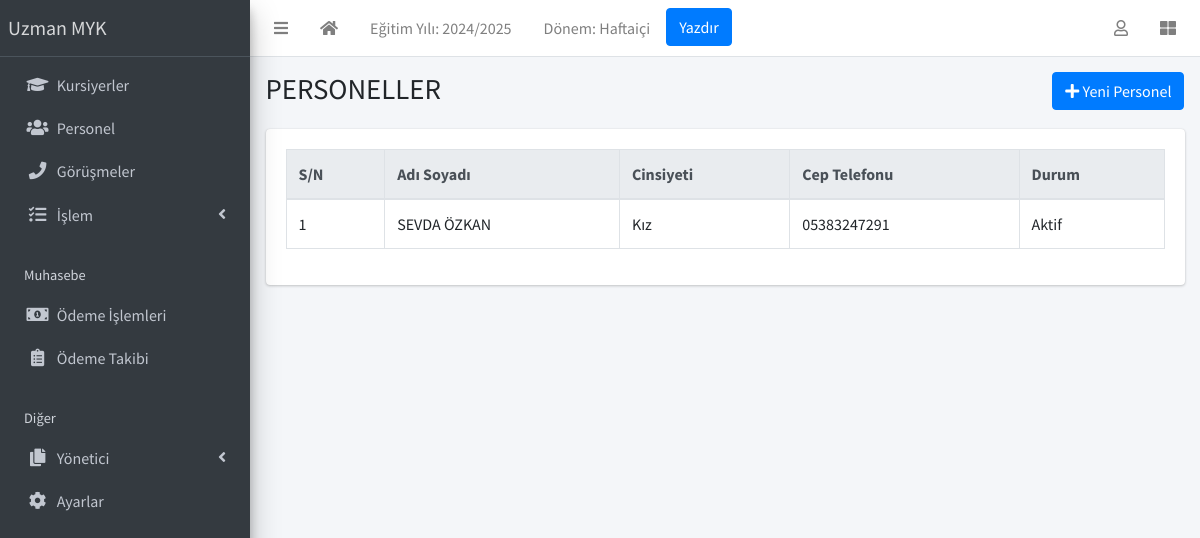
/staff/list/, run on the app's committed database.
### apps/corecode/models.py (models this page shows, shortened)
class AcademicSession(models.Model):
    name = models.CharField(max_length=200, unique=True, verbose_name = "Eğitim Yılı")
    current = models.BooleanField(default=True, verbose_name = "Aktif Eğitim Yılı")
    class Meta:
        ordering = ["-name"]

class AcademicTerm(models.Model):
    name = models.CharField(max_length=20, unique=True, verbose_name = "Dönem")
    current = models.BooleanField(default=True, verbose_name = "Aktif Dönem")
    class Meta:
        ordering = ["name"]

class SiteConfig(models.Model):
    key = models.SlugField()
    value = models.CharField(max_length=200)

### apps/staffs/models.py (models this page shows, shortened)
class Staff(models.Model):
    STATUS = [("active", "Aktif"), ("inactive", "Pasif")]
    GENDER = [("male", "Erkek"), ("female", "Kız")]
    current_status = models.CharField(max_length=10, choices=STATUS, default="active", verbose_name = "Durum")
    firstname = models.CharField(max_length=200, verbose_name = "Adı")
    surname = models.CharField(max_length=200, verbose_name = "Soyadı")
    gender = models.CharField(max_length=10, choices=GENDER, default="male", verbose_name = "Cinsiyeti")
    date_of_birth = models.DateField(default=timezone.now, verbose_name = "Doğum Tarihi")
    date_of_admission = models.DateField(default=timezone.now, verbose_name = "Göreve Başlama Taihi")
    mobile_num_regex = RegexValidator(
        regex="^[0-9]{10,15}$", message="Girilen cep telefonu numarası doğru formatta değil!"
    )
    mobile_number = models.CharField(
        validators=[mobile_num_regex], max_length=13, blank=True, verbose_name = "Cep Telefonu"
    )
    address = models.TextField(blank=True, verbose_name = "Adres")
    date_of_agreement = models.DateField(default=timezone.now, verbose_name = "Anlaşma Taihi")
    other_name = models.CharField(max_length=200, blank=True, verbose_name = "Anlaşılan Ücreti")
    others = models.TextField(blank=True, verbose_name = "Açıklama")

### apps/staffs/views.py (the view)
# urls.py: path("list/", StaffListView.as_view(), name="staff-list"),
class StaffListView(ListView):
    model = Staff

### apps/corecode/context_processors.py (called while the page is built)
def site_defaults(request):
    current_session = AcademicSession.objects.get(current=True)
    current_term = AcademicTerm.objects.get(current=True)
    vals = SiteConfig.objects.all()
    contexts = {
        "current_session": current_session.name,
        "current_term": current_term.name,
    }
    for val in vals:
        contexts[val.key] = val.value
    return contexts

### apps/staffs/templates/staffs/staff_list.html (shortened to what this page needs)
{% extends 'base.html' %}
{% block title %}PERSONELLER{% endblock title %}
{% block breadcrumb %}
<a class="btn btn-primary" href="{% url 'staff-create' %}"><i
    class="fas fa-plus"></i> Yeni Personel</a>
{% endblock breadcrumb %}
{% block content %}
  <table id="stafftable" class="table table-bordered table-hover">
    <thead class="thead-light">
      <tr>
        <th>S/N</th>
        <th>Adı Soyadı</th>
        <th>Cinsiyeti</th>
        <th>Cep Telefonu</th>
        <th>Durum</th>
      </tr>
    </thead>
    <tbody>
      {% for staff in object_list %}
        <tr class='clickable-row' data-href="{% url 'staff-detail' staff.id %}">
          <td>{{ forloop.counter }}</td>
          <td>{{ staff.firstname }} {{ staff.surname }}</td>
          <td>{{ staff.get_gender_display }}</td>
          <td>{{ staff.mobile_number }}</td>
          <td>{{ staff.get_current_status_display }}</td>
        </tr>
      {% endfor %}
    </tbody>
  </table>
{% endblock content %}

### templates/base.html (shortened to what this page needs)
{% load static %}
<!DOCTYPE html>
<html lang="tr">
<head>
  <link rel="stylesheet" href="{% static 'plugins/fontawesome-free/css/all.min.css' %}">
  <link rel="stylesheet" href="{% static 'plugins/toastr/toastr.min.css' %}">
  <link rel="stylesheet"
    href="{% static 'plugins/overlayScrollbars/css/OverlayScrollbars.min.css' %}">
  <link rel="stylesheet" href="{% static 'plugins/Datatables/datatables.min.css' %}" />
  <link rel="stylesheet" href="{% static 'dist/css/adminlte.min.css' %}">
</head>
<body
  class="hold-transition sidebar-mini layout-fixed layout-navbar-fixed layout-footer-fixed">
  <div class="wrapper">
    <nav class="main-header navbar navbar-expand navbar-white navbar-light">
      <ul class="navbar-nav">
        <li class="nav-item">
          <a class="nav-link" data-widget="pushmenu" href="#" role="button"><i
              class="fas fa-bars"></i></a>
        </li>
        <li class="nav-item d-none d-sm-inline-block">
          <a href="{% url 'home' %} " class="nav-link"><i class="fa fa-home"></i></a>
        </li>
        <li class="nav-item d-none d-sm-inline-block">
          <a href="{% url 'current-session' %}" class="nav-link">Eğitim Yılı: {{ current_session }}</a>
        </li>
        <li class="nav-item d-none d-sm-inline-block">
          <a href="{% url 'current-session' %}" class="nav-link">Dönem: {{ current_term }}</a>
        </li>
        <li class="nav-item d-none d-sm-inline-block">
          <button onclick="window.print()" class="btn btn-primary">Yazdır</button>
        </li>
      </ul>
      <ul class="navbar-nav ml-auto">
        <li class="nav-item dropdown">
          <a class="nav-link" data-toggle="dropdown" href="#">
            <i class="far fa-user"></i>
          </a>
        </li>
        <li class="nav-item">
          <a class="nav-link" data-widget="control-sidebar" data-slide="true"
            href="#" role="button"><i class="fas fa-th-large"></i></a>
        </li>
      </ul>
    </nav>
    <aside class="main-sidebar sidebar-dark-primary elevation-4">
      <a href="{% url 'home' %}" class="brand-link">{{ school_name | default:"MySchool" }}</a>
      <div class="sidebar">
        <nav class="mt-2">
          <ul class="nav nav-pills nav-sidebar flex-column"
            data-widget="treeview" role="menu" data-accordion="false">
            <li class="nav-item">
              <a href="{% url 'student-list' %}" class="nav-link">
                <i class="nav-icon fas fa-graduation-cap"></i>
                <p>
                  Kursiyerler
                </p>
              </a>
            </li>
            <li class="nav-item">
              <a href="{% url 'staff-list' %}" class="nav-link">
                <i class="nav-icon fas fa-users"></i>
                <p>
                  Personel
                </p>
              </a>
            </li>
            <li class="nav-item">
              <a href="{% url 'call-list' %}" class="nav-link">
                <i class="nav-icon fas fa-phone"></i>
                <p>
                  Görüşmeler
                </p>
              </a>
            </li>
            <li class="nav-item has-treeview">
              <a href="#" class="nav-link">
                <i class="nav-icon fas fa-tasks"></i>
                <p>
                  İşlem
                  <i class="right fas fa-angle-left"></i>
                </p>
              </a>
            </li>
            <li class="nav-header">Muhasebe</li>
            <li class="nav-item">
              <a href="{% url 'invoice-list' %}" class="nav-link">
                <i class="nav-icon fas fa-money-bill-alt"></i>
                <p>
                  Ödeme İşlemleri
                </p>
              </a>
            </li>
            <li class="nav-item">
              <a href="{% url 'invoice-takip' %}" class="nav-link">
                <i class="nav-icon fas fa-clipboard-list"></i>
                <p>
                  Ödeme Takibi
                </p>
              </a>
            </li>
            <li class="nav-header">Diğer</li>
            <li class="nav-item has-treeview">
              <a href="#" class="nav-link">
                <i class="nav-icon fas fa-copy"></i>
                <p>
                  Yönetici
                  <i class="fas fa-angle-left right"></i>
                </p>
              </a>
            </li>
            <li class="nav-item">
              <a href="{% url 'configs' %}" class="nav-link">
                <i class="nav-icon fas fa-cog"></i>
                <p>
                  Ayarlar
                </p>
              </a>
            </li>
          </ul>
        </nav>
      </div>
    </aside>
    <div class="content-wrapper">
      <section class="content-header">
        <div class="container-fluid">
          <div class="row mb-1">
            <div class="col-sm-8">
              <h1>{% block title %}{% endblock title %}</h1>
            </div>
            <div class="col-sm-4">
              <ol class="breadcrumb float-sm-right">
                <li class="breadcrumb-item">{% block breadcrumb %}{% endblock breadcrumb %}</li>
              </ol>
            </div>
          </div>
        </div>
      </section>
      <section class="content">
        <div class="container-fluid">
          <div class="row">
            <div class="col-md-12">
              {% block fullcard %}
              <div class="card">
                <div class="card-body">
                  <div class="row">
                    <div class="col">
                      {% block content %}
                      {% endblock content %}
                    </div>
                  </div>
                </div>
              </div>
              {% endblock fullcard %}
            </div>
          </div>
        </div>
      </section>
    </div>
  </div>
</body>
</html>

### data on the page
AcademicSession: name "2024/2025"
AcademicTerm: name "Haftaiçi"
SiteConfig: value "Uzman MYK"
Staff: firstname "SEVDA", surname "ÖZKAN", gender "Kız", mobile_number "05383247291", current_status "Aktif"
